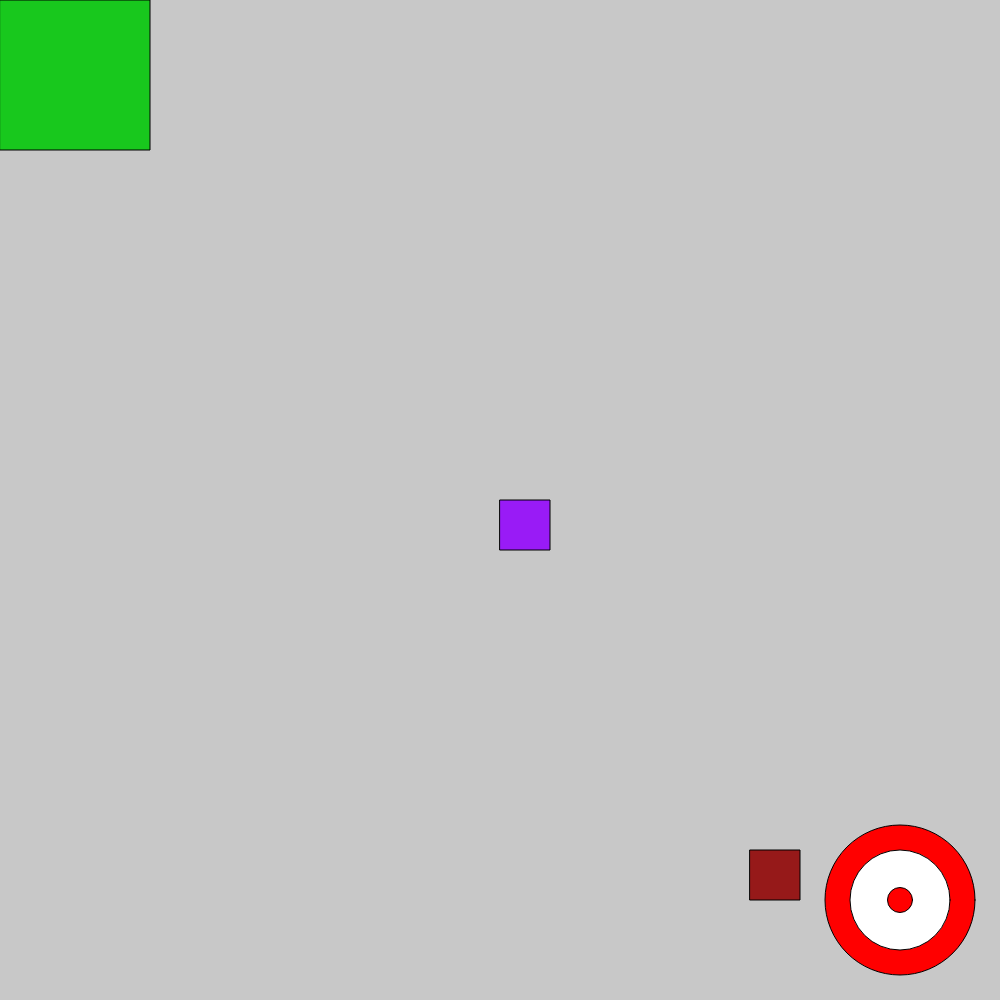
Frame 1 (no input)
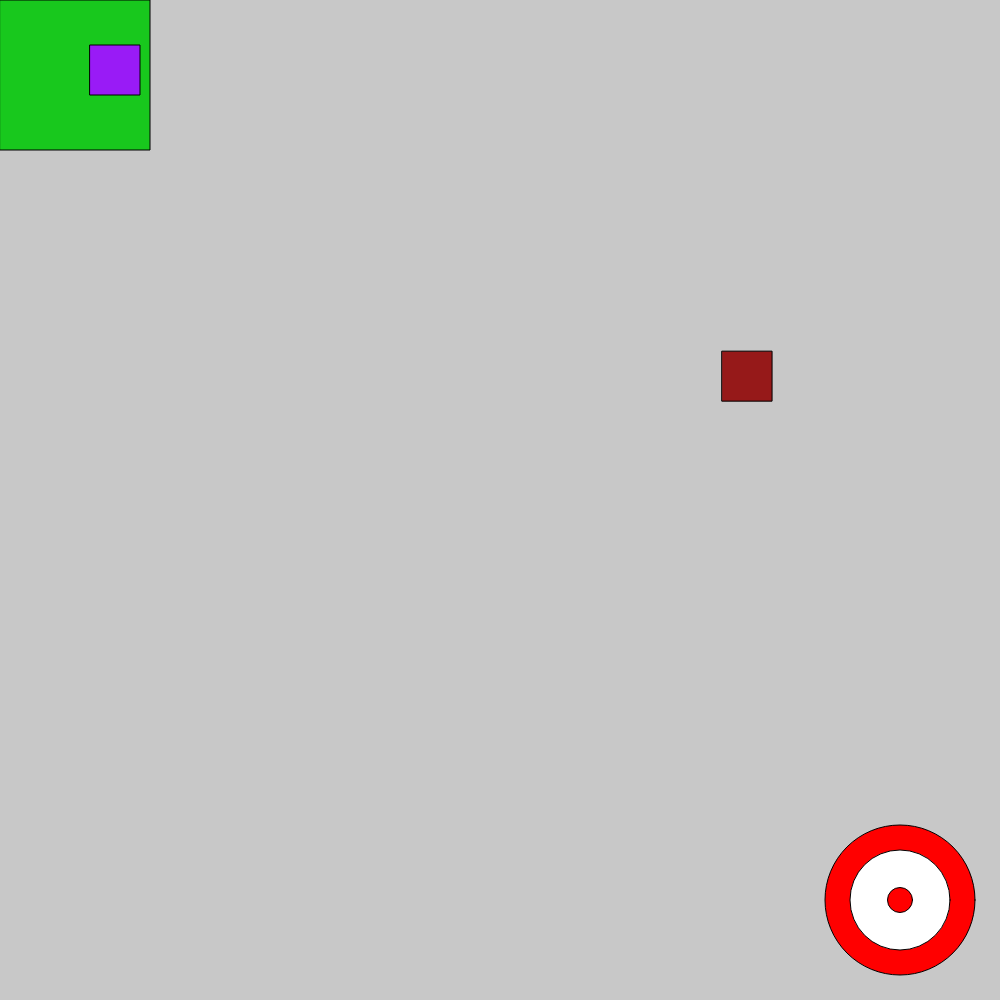
Frame 60 (no input)
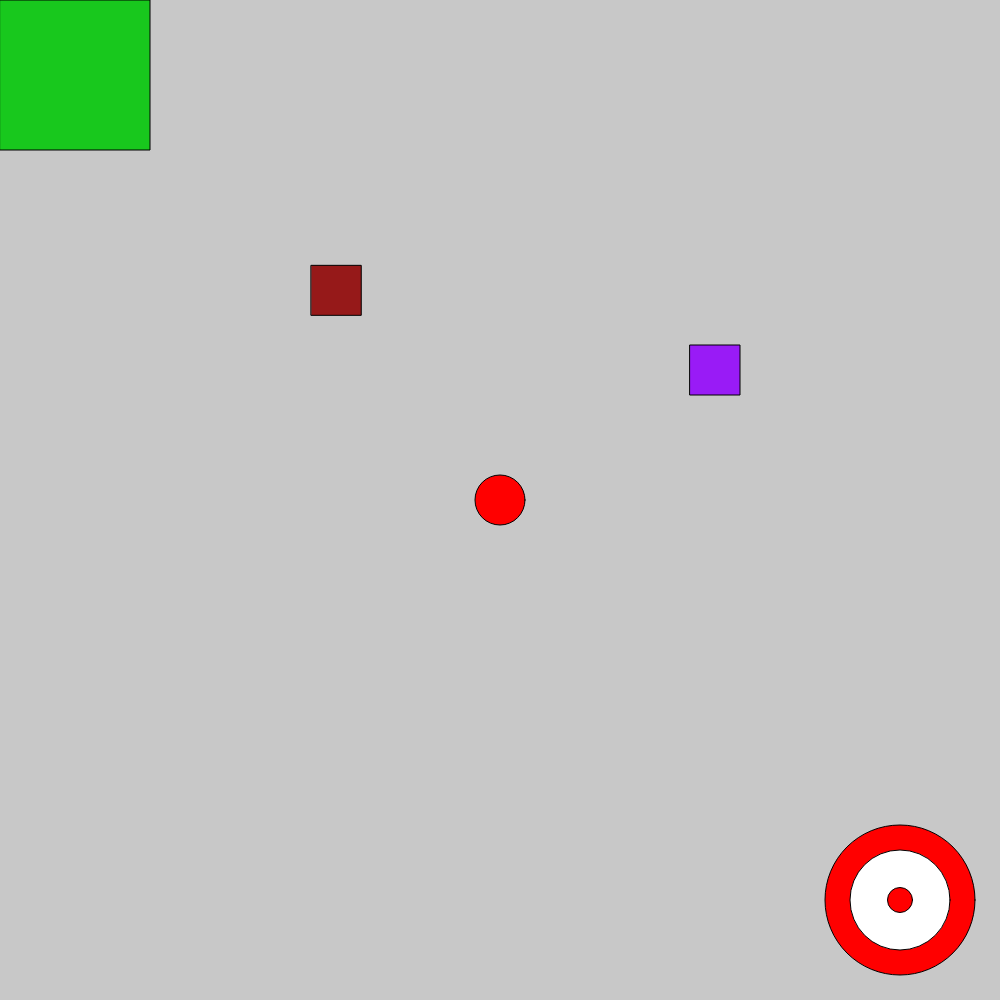
Frame 120 (the mouse pressed at the canvas centre since frame 60)

The p5.js sketch that drew these frames (run headless with seeded random() and noise() and a simulated clock; from frame 60 on, the mouse is pressed at the canvas centre):

// p5.js sketch
// ── sketch.js
var x = 500;
var y = 500;
var x2 = 750;
var y2 = 850;
var playerX = 0;
var playerY = 0;
var circles = [];



function setup() 
    {
        createCanvas(1000, 1000);
    }

function draw() 
    {
        background(200);
        // square 1 "player"
        fill(24, 200, 29);
        square (playerX, playerY, 150)
        

        //square 1--moving object
        fill(153,27,246)
        square(x,y,50)
        x += 10
        y += 5
        if (x >= 1000)
            {
                x = 0
                y = 0
            }
        //square 2-- moving object  
        fill (150,25,25)  
        square(x2,y2,50)
        x2 += 10
        y2 += 12
        if (x2 >= 1000)
        {
            x2 = random(height - 50)
            y2 = random(height - 20)
        }
        { 
            //mouse click drawing obstacles
            for (let i = 0; i < circles.length; i++) {
                fill(255, 0, 0);
                ellipse(circles[i].x, circles[i].y, 50, 50);
            }
        }
        //movement of player
        if (keyIsDown(65)) {  // 'a' key
            playerX = max(playerX - 5, 0);
        }
        if (keyIsDown(68)) {  // 'd' key
            playerX = min(playerX + 5, width - 50);
        }
        if (keyIsDown(87)) {  // 'w' key
            playerY = max(playerY - 5, 0);
        }
        if (keyIsDown(83)) {  // 's' key
            playerY = min(playerY + 5, height - 50);
        }
        //exit
        fill(255,0,0)
        circle (900,900,150)
        fill(255,255,255)
        circle (900,900,100)
        fill(255,0,0)
        circle (900,900,25)

        var distanceToExit = dist(playerX + 50, playerY + 50, 900, 900);
        if (distanceToExit < 50) {
            // Display a message
            fill(0);
            textSize(32);
            textAlign(CENTER, CENTER);
            text("You escaped certain death", width / 2, height / 2);
        }
    }
        function mousePressed() {
            // Add a new circle at the mouse position
            circles.push({ x: mouseX, y: mouseY });
    
    }
